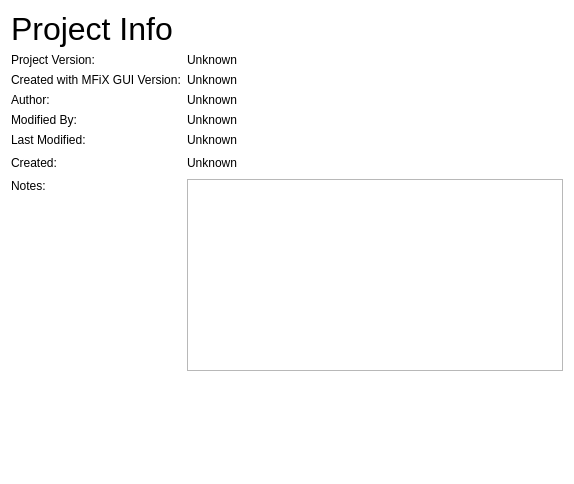
<?xml version="1.0" encoding="UTF-8"?>
<ui version="4.0">
 <class>project_info</class>
 <widget class="QWidget" name="project_info">
  <property name="geometry">
   <rect>
    <x>0</x>
    <y>0</y>
    <width>574</width>
    <height>484</height>
   </rect>
  </property>
  <property name="windowTitle">
   <string>Form</string>
  </property>
  <property name="styleSheet">
   <string notr="true">QWidget#project_info{background-color: white;}</string>
  </property>
  <layout class="QGridLayout" name="gridLayout">
   <item row="6" column="1">
    <widget class="QLabel" name="created_time">
     <property name="text">
      <string>Unknown</string>
     </property>
    </widget>
   </item>
   <item row="5" column="1">
    <widget class="QLabel" name="modified_time">
     <property name="text">
      <string>Unknown</string>
     </property>
    </widget>
   </item>
   <item row="4" column="0">
    <widget class="QLabel" name="label_5">
     <property name="text">
      <string>Modified By:</string>
     </property>
    </widget>
   </item>
   <item row="2" column="1">
    <widget class="QLabel" name="gui_version">
     <property name="text">
      <string>Unknown</string>
     </property>
    </widget>
   </item>
   <item row="10" column="0">
    <spacer name="verticalSpacer">
     <property name="orientation">
      <enum>Qt::Vertical</enum>
     </property>
     <property name="sizeHint" stdset="0">
      <size>
       <width>20</width>
       <height>40</height>
      </size>
     </property>
    </spacer>
   </item>
   <item row="2" column="0">
    <widget class="QLabel" name="label_3">
     <property name="text">
      <string>Created with MFiX GUI Version:</string>
     </property>
    </widget>
   </item>
   <item row="5" column="0">
    <widget class="QLabel" name="label_6">
     <property name="text">
      <string>Last Modified:</string>
     </property>
    </widget>
   </item>
   <item row="3" column="1">
    <widget class="QLabel" name="created_by">
     <property name="text">
      <string>Unknown</string>
     </property>
    </widget>
   </item>
   <item row="6" column="0">
    <widget class="QLabel" name="label_7">
     <property name="text">
      <string>Created:</string>
     </property>
    </widget>
   </item>
   <item row="0" column="0">
    <widget class="QLabel" name="label">
     <property name="styleSheet">
      <string notr="true">font-size: 24pt;background-color: white;</string>
     </property>
     <property name="text">
      <string>Project Info</string>
     </property>
    </widget>
   </item>
   <item row="3" column="0">
    <widget class="QLabel" name="label_4">
     <property name="text">
      <string>Author:</string>
     </property>
    </widget>
   </item>
   <item row="1" column="1">
    <widget class="QLabel" name="project_version">
     <property name="text">
      <string>Unknown</string>
     </property>
    </widget>
   </item>
   <item row="4" column="1">
    <widget class="QLabel" name="modified_by">
     <property name="text">
      <string>Unknown</string>
     </property>
    </widget>
   </item>
   <item row="1" column="0">
    <widget class="QLabel" name="label_2">
     <property name="text">
      <string>Project Version:</string>
     </property>
    </widget>
   </item>
   <item row="6" column="2">
    <spacer name="horizontalSpacer">
     <property name="orientation">
      <enum>Qt::Horizontal</enum>
     </property>
     <property name="sizeHint" stdset="0">
      <size>
       <width>40</width>
       <height>20</height>
      </size>
     </property>
    </spacer>
   </item>
   <item row="9" column="0" alignment="Qt::AlignTop">
    <widget class="QLabel" name="label_8">
     <property name="text">
      <string>Notes:</string>
     </property>
    </widget>
   </item>
   <item row="9" column="1" colspan="2">
    <widget class="QTextEdit" name="project_notes">
     <property name="maximumSize">
      <size>
       <width>439</width>
       <height>16777215</height>
      </size>
     </property>
    </widget>
   </item>
  </layout>
 </widget>
 <resources/>
 <connections/>
</ui>
